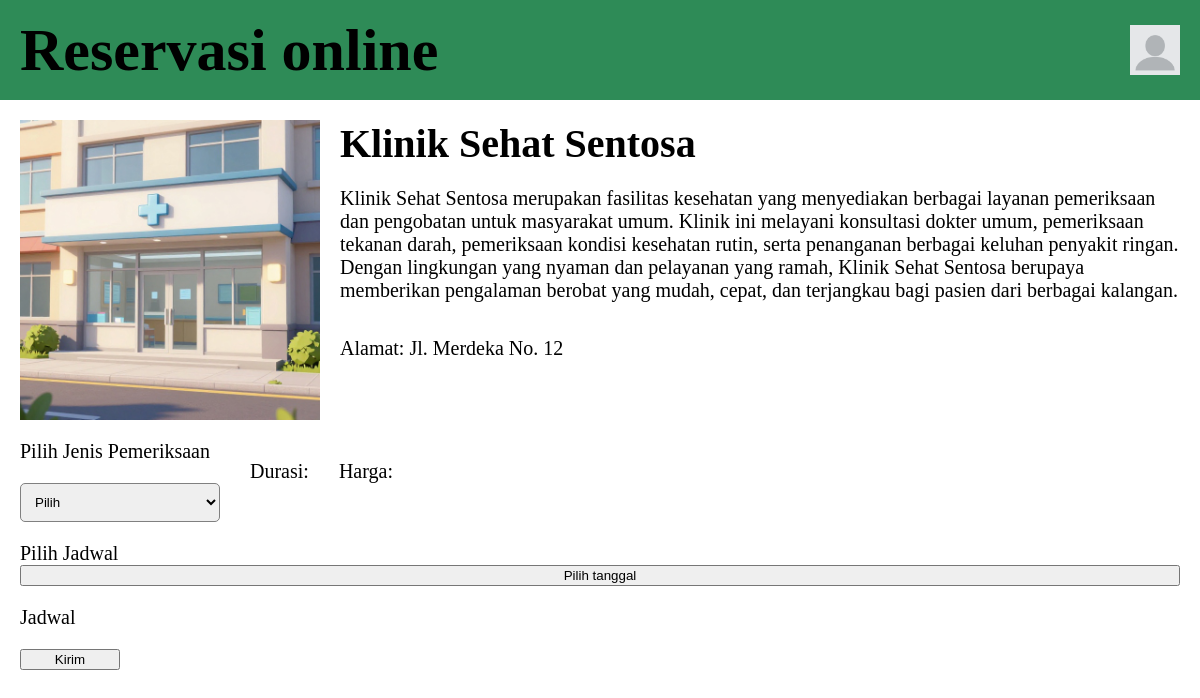
Page /lokasi.php?id=1 on the committed database.
### tables this page shows
CREATE TABLE `lokasi` (
  `id` bigint(20) NOT NULL,
  `nama` varchar(255) NOT NULL,
  `alamat` varchar(255) NOT NULL,
  `gambar` varchar(255) NOT NULL,
  `deskripsi` text NOT NULL
);

### lokasi.php (the view, shortened to what this page needs)
<?php
    include("connect.php");
    $lokasiId = $_GET['id'];
    $dataLokasi = $connect->query("SELECT * FROM lokasi WHERE id = $lokasiId")->fetch_object();
?>
<!DOCTYPE html>
<html lang="en">
<head>
    <link rel="stylesheet" href="style.css">
</head>
<body>
    <?php include("header.php") ?>
    <div style="display: flex; margin: 20px 0px 20px 20px;">
        <img id="gambarLokasi" src="<?php echo $dataLokasi->gambar ?>">
        <div style="margin-left: 20px;">
            <h2 id="namaLokasi"><?php echo $dataLokasi->nama ?></h2>
            <div class="teksDeskripsi">
                <p><?php echo $dataLokasi->deskripsi ?></p>
            </div>
            <div style="display: flex;">
                <p>Alamat: <?php echo $dataLokasi->alamat ?></p>
            </div>
        </div>
    </div>
    <form id="inputLokasiDanJadwal" action="dataPribadi.php" method="POST" style="display: grid; margin: 20px 20px;">
        <div style="display: flex;">
            <div style="display: grid;">
                <label for="jenisLayanan">Pilih Jenis Pemeriksaan</label>
                <select id="jenisLayanan" name="jenisLayanan" required>
                    <option value="" disabled selected>Pilih</option>
                </select>
            </div>
            <p id="durasi" style="margin-left: 30px;">Durasi: </p>
            <p id="harga" style="margin-left: 30px;">Harga: </p>
        </div>
        <label for="inputJadwal">Pilih Jadwal</label>
        <button type="button" id="openKalender">Pilih tanggal</button>
        <p id="displayTanggalTerpilih">Jadwal</p>
        <input id="submit" type="submit" name="lokasiLayanan" value="Kirim">
    </form>
</body>
</html>

### style.css (style rules this page uses)
body { margin: 0px; }
.teksDeskripsi { width: calc(100% - 20px); height: 150px; overflow-y: auto; overflow-x: hidden; }

### lokasi.php (style rules this page uses)
#gambarLokasi { width: 300px; height: 300px; }
#namaLokasi { font-size: 40px; margin: 0px; align-self: center; }
#submit { width: 100px; }
p { font-size: 20px; }
label { font-size: 20px; }
select { margin: 20px 0px; margin: 20px 0px; padding: 10px; width: 200px; border-radius: 5px; border: 1px solid gray; cursor: pointer; }

### rows in the picture
lokasi: gambar (picture), nama "Klinik Sehat Sentosa", deskripsi "Klinik Sehat Sentosa merupakan fasilitas kesehatan yang menyediakan berbagai layanan pemeriksaan dan pengobatan untuk masyarakat umum. Klinik ini melayani konsultasi dokter umum, pemeriksaan tekanan darah, pemeriksaan kondisi kesehatan rutin, serta penanganan berbagai keluhan penyakit ringan. Dengan lingkungan yang nyaman dan pelayanan yang ramah, Klinik Sehat Sentosa berupaya memberikan pengalaman berobat yang mudah, cepat, dan terjangkau bagi pasien dari berbagai kalangan.", alamat "Jl. Merdeka No. 12"
